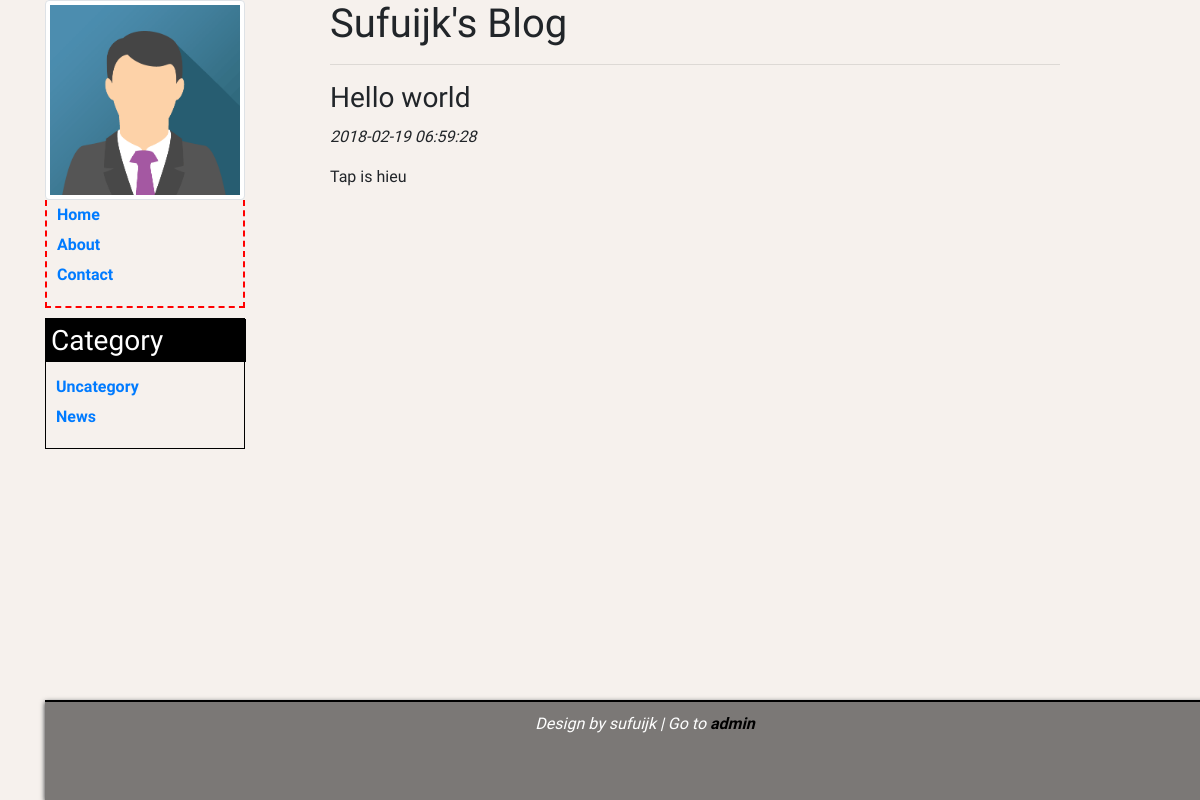
Page /index.php?c=post&a=view&id=4&link=Hello-world on the committed database.
### tables this page shows
CREATE TABLE `categories` (
  `id` int(11) NOT NULL,
  `title` varchar(50) NOT NULL,
  `url` varchar(100) NOT NULL,
  `parent` int(11) DEFAULT NULL,
  `description` text
);

CREATE TABLE `posts` (
  `id` int(11) NOT NULL,
  `title` varchar(100) NOT NULL,
  `content` text NOT NULL,
  `userid` int(11) NOT NULL,
  `category_id` int(11) NOT NULL,
  `timedate` datetime NOT NULL,
  `url` varchar(100) NOT NULL
);

### libs/View.php (called while the page is built, shortened)
<?php
	class View
	{
		public function header(){
			require_once(VIEW.'template/header.php');
		}
		public function footer(){
			require_once(VIEW.'template/footer.php');
		}
		public function render($url,$data=null,$data1=null){
			require_once(VIEW.$url);
		}
	}
?>

### controllers/Post.php (called while the page is built, shortened)
<?php
	class Post extends Controller
	{
		function __construct()
		{
			parent::__construct();
		}
		public function view(){
			$this->model = new ProcessPost();
			if(isset($_GET["id"])){
				$post_id = $_GET["id"];
			}else{
				echo "Not found 404";
			}
			$data = $this->model->getPost($post_id);
			$this->view->header();
			$this->view->render("home/welcome.php",$this->initData);
			$this->view->render("home/post.php",$data);
			$this->view->footer();
		}
	}
?>

### index.php (called while the page is built, shortened)
<?php
	require_once(LIB."Model.php");
	require_once(LIB."View.php");
	require_once(LIB."Bootstrap.php");
?>

### libs/Model.php (called while the page is built, shortened)
<?php
	class Model
	{
		private $hostname = "localhost";
		private $username = "root";
		private $password = "";
		private $database = "blog";
		protected $connect;
		function __construct()
		{
			$this->connect = new mysqli($this->hostname,$this->username,$this->password,$this->database) or die("Can't connect database!");
		}
		public function select($sql){
			$result = $this->connect->query($sql);
			$dataset = array();
			if($result->num_rows > 0){
				while($row = $result->fetch_object()){
					$dataset[] = $row;
				}
			}
			return $dataset;
		}
		public function getAllCategories(){
			$sql = "SELECT * FROM categories";
			return $this->select($sql);
		}
	}
?>

### libs/Controller.php (called while the page is built, shortened)
<?php
	class Controller
	{
		function __construct()
		{
			$this->model = new Model();
			$this->initData = $this->model->getAllCategories();
		}
	}
?>

### models/ProcessPost.php (called while the page is built, shortened)
<?php
	class ProcessPost extends Model
	{
		public function getPost($post_id){
			$sql = "SELECT * FROM posts WHERE id = '$post_id'";
			$result = $this->select($sql);
			return $result[0];
		}
	}
?>

### views/home/welcome.php (the view)
<div class="col-xs-3 col-sm-3 col-md-3 col-lg-3">
	<div class="profile">
		<img src="public/img/img_avatar.png" alt="" class="img-thumbnail" width="200" height="200">
	</div>
	<div class="page">
		<ul>
			<a href="index.php?c=home"><li>Home</li></a>
			<a href=""><li>About</li></a>
			<a href=""><li>Contact</li></a>
		</ul>
	</div>
		<div class="category">
			<h3 id="title">Category</h3>
				<ul>
					<?php foreach ($data as $category):?>
					<a href="index.php?c=category&a=list&category_url=<?php echo $category->url;?>"><li><?php echo $category->title; ?></li></a>
					<?php endforeach;?>
				</ul>
		</div>
</div>

### views/home/post.php
	<div class="col-xs-8 col-sm-8 col-md-8 col-lg-8">
		<h1>Sufuijk's Blog</h1>
		<hr>
		<div class="post">
			<h3 id="title"><?php echo $data->title;?></h3>
			<div id="time"><span class="glyphicon glyphicon-time"></span><?php echo $data->timedate;?></div>
			<p id="content"><?php echo $data->content;?></p>
		</div>
	</div>
</div>

### public/css/style.css (style rules this page uses)
* { margin : 0; padding: 0; }
body { height: 100%; min-height: 100%; background-color: #f6f1ed; font-family: 'Quicksand', sans-serif; }
.page { width: 200px; border:2px dashed red; border-top: none; margin-bottom: 10px; }
.page a { text-decoration: none; font-weight: bold; width: 198px; }
.page ul { width: 198px; list-style-type: none; }
.page ul li { height: 30px; line-height: 30px; padding-left: 10px; }
.category { width: 200px; border: 1px solid black; }
.category a { text-decoration: none; font-weight: bold; width: 195px; }
.category ul { list-style-type: none; width: 198px; }
.category ul li { height: 30px; line-height: 30px; padding-left: 10px; }
.category #title { background-color: black; color: white; width: 200px; padding: 5px 5px; margin-top: 0px; }
.post { border-bottom: 1px solid #30231d; }
.post:last-child { border:none; }
#title { margin:10px 0px; }
#time { margin:10px 0px; font-style: italic; }
#content { text-align: justify; }

### rows in the picture
categories: title "Uncategory"
categories: title "News"
posts: title "Hello world", timedate "2018-02-19 06:59:28", content "Tap is hieu"
